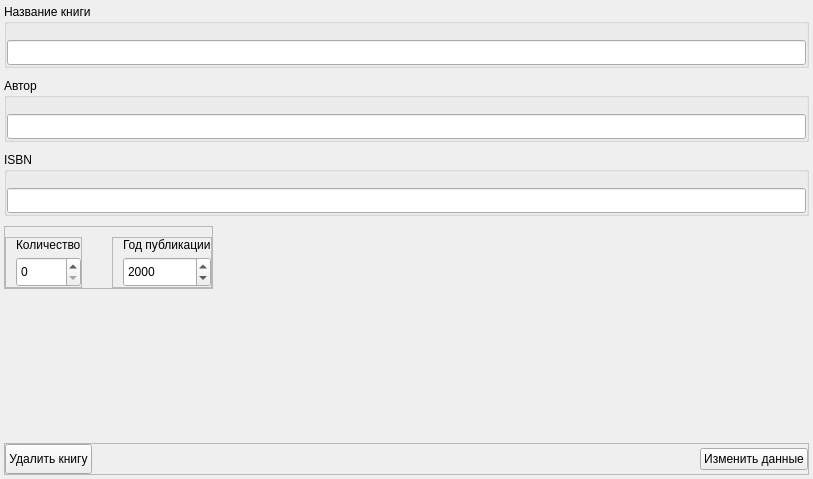
                  <widget class="QWidget" name="widgetContents_info_book">
                   <property name="geometry">
                    <rect>
                     <x>0</x>
                     <y>0</y>
                     <width>813</width>
                     <height>479</height>
                    </rect>
                   </property>
                   <layout class="QVBoxLayout" name="verticalLayout_22">
                    <property name="spacing">
                     <number>10</number>
                    </property>
                    <property name="leftMargin">
                     <number>4</number>
                    </property>
                    <property name="topMargin">
                     <number>4</number>
                    </property>
                    <property name="rightMargin">
                     <number>4</number>
                    </property>
                    <property name="bottomMargin">
                     <number>4</number>
                    </property>
                    <item>
                     <widget class="QGroupBox" name="groupBox_name_book">
                      <property name="sizePolicy">
                       <sizepolicy hsizetype="Preferred" vsizetype="Fixed">
                        <horstretch>0</horstretch>
                        <verstretch>0</verstretch>
                       </sizepolicy>
                      </property>
                      <property name="styleSheet">
                       <string notr="true"/>
                      </property>
                      <property name="title">
                       <string>Название книги</string>
                      </property>
                      <layout class="QVBoxLayout" name="verticalLayout_23">
                       <property name="spacing">
                        <number>0</number>
                       </property>
                       <property name="leftMargin">
                        <number>0</number>
                       </property>
                       <property name="topMargin">
                        <number>16</number>
                       </property>
                       <property name="rightMargin">
                        <number>0</number>
                       </property>
                       <property name="bottomMargin">
                        <number>0</number>
                       </property>
                       <item>
                        <widget class="QLineEdit" name="lineEdit_name_book">
                         <property name="minimumSize">
                          <size>
                           <width>0</width>
                           <height>25</height>
                          </size>
                         </property>
                        </widget>
                       </item>
                      </layout>
                     </widget>
                    </item>
                    <item>
                     <widget class="QGroupBox" name="groupBox_author_book">
                      <property name="sizePolicy">
                       <sizepolicy hsizetype="Preferred" vsizetype="Fixed">
                        <horstretch>0</horstretch>
                        <verstretch>0</verstretch>
                       </sizepolicy>
                      </property>
                      <property name="styleSheet">
                       <string notr="true"/>
                      </property>
                      <property name="title">
                       <string>Автор</string>
                      </property>
                      <layout class="QVBoxLayout" name="verticalLayout_24">
                       <property name="spacing">
                        <number>0</number>
                       </property>
                       <property name="leftMargin">
                        <number>0</number>
                       </property>
                       <property name="topMargin">
                        <number>16</number>
                       </property>
                       <property name="rightMargin">
                        <number>0</number>
                       </property>
                       <property name="bottomMargin">
                        <number>0</number>
                       </property>
                       <item>
                        <widget class="QLineEdit" name="lineEdit_author_book">
                         <property name="minimumSize">
                          <size>
                           <width>0</width>
                           <height>25</height>
                          </size>
                         </property>
                        </widget>
                       </item>
                      </layout>
                     </widget>
                    </item>
                    <item>
                     <widget class="QGroupBox" name="groupBox_isbn_book">
                      <property name="sizePolicy">
                       <sizepolicy hsizetype="Preferred" vsizetype="Fixed">
                        <horstretch>0</horstretch>
                        <verstretch>0</verstretch>
                       </sizepolicy>
                      </property>
                      <property name="styleSheet">
                       <string notr="true"/>
                      </property>
                      <property name="title">
                       <string>ISBN</string>
                      </property>
                      <layout class="QVBoxLayout" name="verticalLayout_25">
                       <property name="spacing">
                        <number>0</number>
                       </property>
                       <property name="leftMargin">
                        <number>0</number>
                       </property>
                       <property name="topMargin">
                        <number>16</number>
                       </property>
                       <property name="rightMargin">
                        <number>0</number>
                       </property>
                       <property name="bottomMargin">
                        <number>0</number>
                       </property>
                       <item>
                        <widget class="QLineEdit" name="lineEdit_isbn_book">
                         <property name="minimumSize">
                          <size>
                           <width>0</width>
                           <height>25</height>
                          </size>
                         </property>
                        </widget>
                       </item>
                      </layout>
                     </widget>
                    </item>
                    <item alignment="Qt::AlignLeft">
                     <widget class="QFrame" name="frame_spec_info">
                      <property name="sizePolicy">
                       <sizepolicy hsizetype="Fixed" vsizetype="Fixed">
                        <horstretch>0</horstretch>
                        <verstretch>0</verstretch>
                       </sizepolicy>
                      </property>
                      <property name="frameShape">
                       <enum>QFrame::StyledPanel</enum>
                      </property>
                      <property name="frameShadow">
                       <enum>QFrame::Raised</enum>
                      </property>
                      <layout class="QHBoxLayout" name="horizontalLayout_3">
                       <property name="spacing">
                        <number>30</number>
                       </property>
                       <property name="leftMargin">
                        <number>0</number>
                       </property>
                       <property name="topMargin">
                        <number>10</number>
                       </property>
                       <property name="rightMargin">
                        <number>0</number>
                       </property>
                       <property name="bottomMargin">
                        <number>0</number>
                       </property>
                       <item>
                        <widget class="QFrame" name="frame_quantity_book">
                         <property name="sizePolicy">
                          <sizepolicy hsizetype="Fixed" vsizetype="Fixed">
                           <horstretch>0</horstretch>
                           <verstretch>0</verstretch>
                          </sizepolicy>
                         </property>
                         <property name="frameShape">
                          <enum>QFrame::StyledPanel</enum>
                         </property>
                         <property name="frameShadow">
                          <enum>QFrame::Raised</enum>
                         </property>
                         <layout class="QVBoxLayout" name="verticalLayout_26">
                          <property name="spacing">
                           <number>5</number>
                          </property>
                          <property name="leftMargin">
                           <number>10</number>
                          </property>
                          <property name="topMargin">
                           <number>0</number>
                          </property>
                          <property name="rightMargin">
                           <number>0</number>
                          </property>
                          <property name="bottomMargin">
                           <number>0</number>
                          </property>
                          <item>
                           <widget class="QLabel" name="label_3">
                            <property name="sizePolicy">
                             <sizepolicy hsizetype="Fixed" vsizetype="Fixed">
                              <horstretch>0</horstretch>
                              <verstretch>0</verstretch>
                             </sizepolicy>
                            </property>
                            <property name="text">
                             <string>Количество</string>
                            </property>
                           </widget>
                          </item>
                          <item>
                           <widget class="QSpinBox" name="spinBox_quantity_book">
                            <property name="minimumSize">
                             <size>
                              <width>50</width>
                              <height>30</height>
                             </size>
                            </property>
                            <property name="cursor">
                             <cursorShape>PointingHandCursor</cursorShape>
                            </property>
                           </widget>
                          </item>
                         </layout>
                        </widget>
                       </item>
                       <item>
                        <widget class="QFrame" name="frame_year_publication">
                         <property name="sizePolicy">
                          <sizepolicy hsizetype="Fixed" vsizetype="Fixed">
                           <horstretch>0</horstretch>
                           <verstretch>0</verstretch>
                          </sizepolicy>
                         </property>
                         <property name="frameShape">
                          <enum>QFrame::StyledPanel</enum>
                         </property>
                         <property name="frameShadow">
                          <enum>QFrame::Raised</enum>
                         </property>
                         <layout class="QVBoxLayout" name="verticalLayout_27">
                          <property name="spacing">
                           <number>5</number>
                          </property>
                          <property name="leftMargin">
                           <number>10</number>
                          </property>
                          <property name="topMargin">
                           <number>0</number>
                          </property>
                          <property name="rightMargin">
                           <number>0</number>
                          </property>
                          <property name="bottomMargin">
                           <number>0</number>
                          </property>
                          <item>
                           <widget class="QLabel" name="label_4">
                            <property name="sizePolicy">
                             <sizepolicy hsizetype="Fixed" vsizetype="Fixed">
                              <horstretch>0</horstretch>
                              <verstretch>0</verstretch>
                             </sizepolicy>
                            </property>
                            <property name="text">
                             <string>Год публикации</string>
                            </property>
                           </widget>
                          </item>
                          <item>
                           <widget class="QDateEdit" name="dateEdit_year_publication_book">
                            <property name="minimumSize">
                             <size>
                              <width>0</width>
                              <height>30</height>
                             </size>
                            </property>
                            <property name="cursor">
                             <cursorShape>PointingHandCursor</cursorShape>
                            </property>
                            <property name="minimumDate">
                             <date>
                              <year>1752</year>
                              <month>9</month>
                              <day>14</day>
                             </date>
                            </property>
                            <property name="minimumTime">
                             <time>
                              <hour>0</hour>
                              <minute>0</minute>
                              <second>0</second>
                             </time>
                            </property>
                            <property name="displayFormat">
                             <string>yyyy</string>
                            </property>
                           </widget>
                          </item>
                         </layout>
                        </widget>
                       </item>
                      </layout>
                     </widget>
                    </item>
                    <item alignment="Qt::AlignBottom">
                     <widget class="QFrame" name="frame_funct_button_info_book">
                      <property name="frameShape">
                       <enum>QFrame::StyledPanel</enum>
                      </property>
                      <property name="frameShadow">
                       <enum>QFrame::Raised</enum>
                      </property>
                      <layout class="QHBoxLayout" name="horizontalLayout_12">
                       <property name="spacing">
                        <number>0</number>
                       </property>
                       <property name="leftMargin">
                        <number>0</number>
                       </property>
                       <property name="topMargin">
                        <number>0</number>
                       </property>
                       <property name="rightMargin">
                        <number>0</number>
                       </property>
                       <property name="bottomMargin">
                        <number>0</number>
                       </property>
                       <item>
                        <widget class="QPushButton" name="pushButton_delete_book">
                         <property name="minimumSize">
                          <size>
                           <width>0</width>
                           <height>30</height>
                          </size>
                         </property>
                         <property name="cursor">
                          <cursorShape>PointingHandCursor</cursorShape>
                         </property>
                         <property name="text">
                          <string>Удалить книгу</string>
                         </property>
                         <property name="icon">
                          <iconset resource="../icons/icons.qrc">
                           <normaloff>:/icons/main/close.png</normaloff>:/icons/main/close.png</iconset>
                         </property>
                         <property name="iconSize">
                          <size>
                           <width>15</width>
                           <height>15</height>
                          </size>
                         </property>
                        </widget>
                       </item>
                       <item>
                        <spacer name="horizontalSpacer_8">
                         <property name="orientation">
                          <enum>Qt::Horizontal</enum>
                         </property>
                         <property name="sizeHint" stdset="0">
                          <size>
                           <width>40</width>
                           <height>20</height>
                          </size>
                         </property>
                        </spacer>
                       </item>
                       <item>
                        <widget class="QPushButton" name="pushButton_edit_info_book">
                         <property name="cursor">
                          <cursorShape>PointingHandCursor</cursorShape>
                         </property>
                         <property name="text">
                          <string>Изменить данные</string>
                         </property>
                         <property name="icon">
                          <iconset resource="../icons/icons.qrc">
                           <normaloff>:/icons/main/edit.png</normaloff>:/icons/main/edit.png</iconset>
                         </property>
                         <property name="iconSize">
                          <size>
                           <width>32</width>
                           <height>32</height>
                          </size>
                         </property>
                        </widget>
                       </item>
                      </layout>
                     </widget>
                    </item>
                   </layout>
                  </widget>
